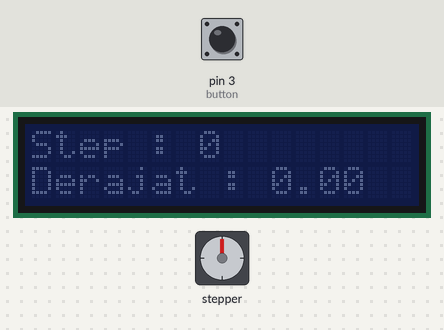
Simulated run of this sketch. Board: Arduino Uno, built with avr-gcc and run on an emulated ATmega328P. On the bench: 16×2 character LCD, stepper motor. The inputs (shaded band) are chosen by the test bench; at power-on: pin 3 (button) HIGH. Stepper angles assume 200 steps per turn; what the sketch prints to the serial monitor is not drawn.

Above: at 3.2 s.
3.3 s: pin 3 (button) pulled LOW for 0.15 s
At 3.98 s:
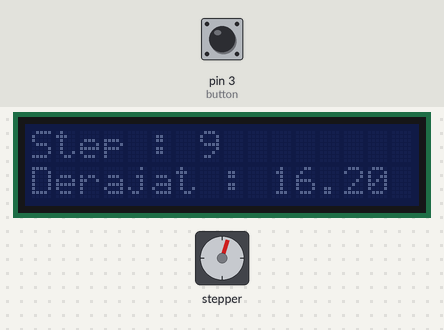
5.9 s: pin 3 (button) pulled LOW for 1 s
At 6.8 s:
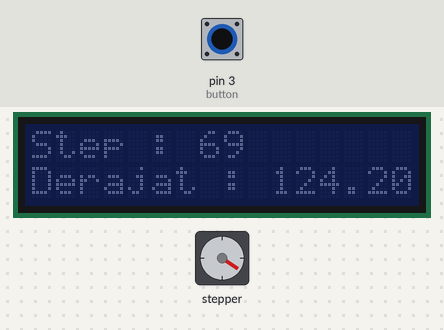
8.4 s: pin 3 (button) pulled LOW for 0.15 s
At 9.08 s:
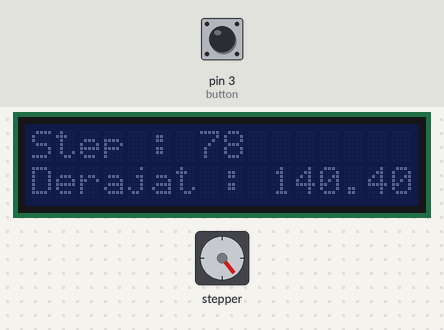
11.3 s: pin 3 (button) pulled LOW for 1 s
At 12.1 s:
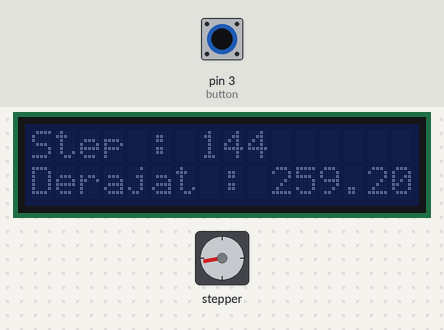
13.8 s: pin 3 (button) pulled LOW for 3.2 s
At 17.56 s:
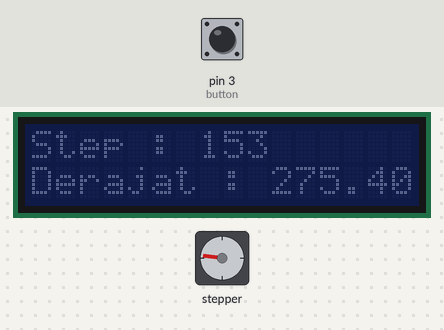
Timing chart, 0 to 20.5 s (numbered marks = the images above; inputs shaded):
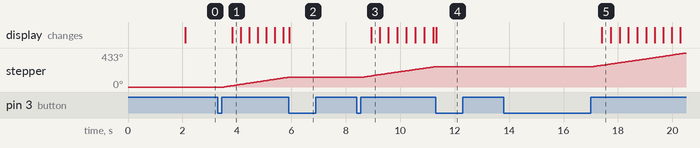

Measured:
- after the input at 3.3 s, stepper: keeps turning clockwise at about 53°/s, starting after 0.23 s; the display: changes after 0.53 s (image 1)
- after the input at 5.9 s, stepper: stops changing and stays 124°
- after the input at 8.4 s, stepper: keeps turning clockwise at about 50°/s, starting after 0.21 s; the display: changes after 0.53 s (image 3)
- after the input at 11.3 s, stepper: stops changing and stays 259°
- after the input at 13.8 s, stepper: keeps turning clockwise at about 51°/s, starting after 3.3 s; the display: changes after 3.6 s (image 5)

The sketch:

lat2_lcd_stepper.ino
```cpp
#include <Stepper.h>
#include <LiquidCrystal_I2C.h>

#define STEPS 200
#define button 3

Stepper stepper(STEPS, 4, 5, 6, 7);
LiquidCrystal_I2C lcd(0x20, 16, 2);

void setup()
{
  Serial.begin(9600);
  lcd.init();
  stepper.setSpeed(60);
  pinMode(button, INPUT_PULLUP);

  lcd.print("By : Raditya Ari");
  delay(2000);
  lcd.clear();
}

int direction_ = 0, stepValue;
float derajat;

void loop()
{
  lcd.setCursor(0,0);
  lcd.print("Step : " + String(stepValue)+"   ");
  lcd.setCursor(0,1);
  lcd.print("Derajat : " + String(derajat)+"   ");
  int readBtn = digitalRead(button);
  if ( readBtn == 0 ){
    if ( debounce() )
    {
      if(direction_ != 1){
        direction_ = 1;
      }else{
        direction_ = 0;
      }
      while ( debounce() );
    }
    Serial.println(String(direction_));
  }

  if(direction_){
    stepValue++;
    if(stepValue > 200) stepValue = 0;
  }
  derajat = stepValue*1.8;
  stepper.step(direction_);
}

bool debounce()
{
  byte count = 0;
  for(byte i = 0; i < 5; i++) {
    if (digitalRead(button) == 0)
      count++;
    delay(10);
  }
  if(count > 2)  return 1;
  else           return 0;
}
```
